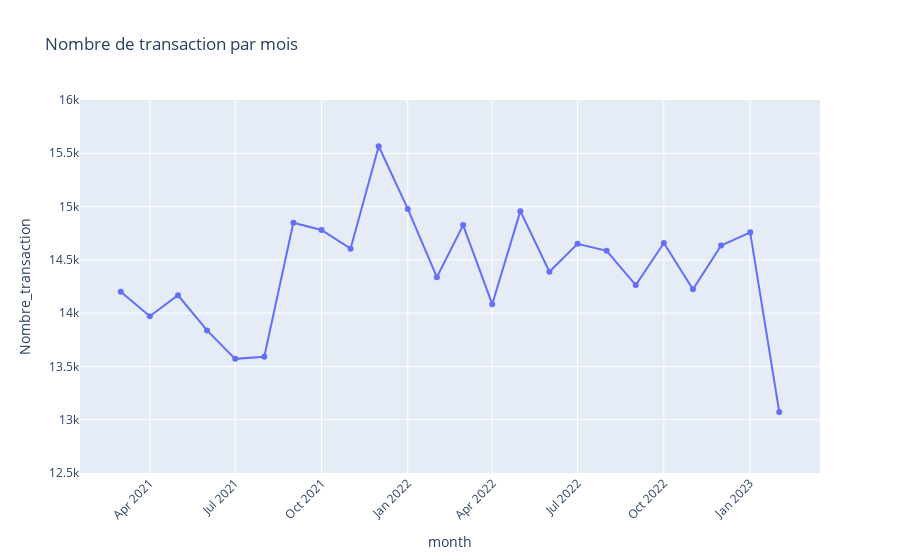

The cell this chart's notebook holds for it:
### Markdown cell above
<div style="border: 1px solid RGB(51,165,182);" >
<h3 style="margin: auto; padding: 20px; color: RGB(51,165,182); ">4.4 - Nombre de transaction</h3>
</div>

### Code cell
#Utilisation de la fonction describe de Pandas pour l'etude des mesures de dispersions
df_trans=df.groupby('month')['session_id'].nunique().reset_index(name='Nombre_transaction')
df_trans
# Create the line  chart
fig= px.line(df_trans,x='month',y='Nombre_transaction',title='Nombre de transaction par mois',facet_row_spacing= 0.05)
fig.update_layout(xaxis_tickangle=-45)
# Définir manuellement la plage de l'axe des y 
fig.update_yaxes(range=[12500, 16000])  
# Facultatif : ajouter des marqueurs à chaque point de données pour plus de clarté
fig.update_traces(mode="lines+markers")

# Afficher le graphique
fig.show()

### Figure 1 — Plotly figure (JSON) as saved in the notebook; plotly's stock layout.template omitted (floating-point values rounded to 4 significant figures)
{"data": [{"hovertemplate": "month=%{x}<br>Nombre_transaction=%{y}<extra></extra>", "legendgroup": "", "line": {"color": "#636efa", "dash": "solid"}, "marker": {"symbol": "circle"}, "mode": "lines+markers", "name": "", "orientation": "v", "showlegend": false, "type": "scatter", "x": ["2021-03", "2021-04", "2021-05", "2021-06", "2021-07", "2021-08", "2021-09", "2021-10", "2021-11", "2021-12", "2022-01", "2022-02", "2022-03", "2022-04", "2022-05", "2022-06", "2022-07", "2022-08", "2022-09", "2022-10", "2022-11", "2022-12", "2023-01", "2023-02"], "xaxis": "x", "y": [14201, 13970, 14168, 13838, 13571, 13591, 14848, 14781, 14605, 15566, 14978, 14337, 14826, 14084, 14957, 14389, 14651, 14585, 14263, 14658, 14224, 14634, 14758, 13073], "yaxis": "y"}], "layout": {"legend": {"tracegroupgap": 0}, "title": {"text": "Nombre de transaction par mois"}, "xaxis": {"anchor": "y", "domain": [0, 1], "tickangle": -45, "title": {"text": "month"}}, "yaxis": {"anchor": "x", "domain": [0, 1], "range": [12500, 16000], "title": {"text": "Nombre_transaction"}}}}
